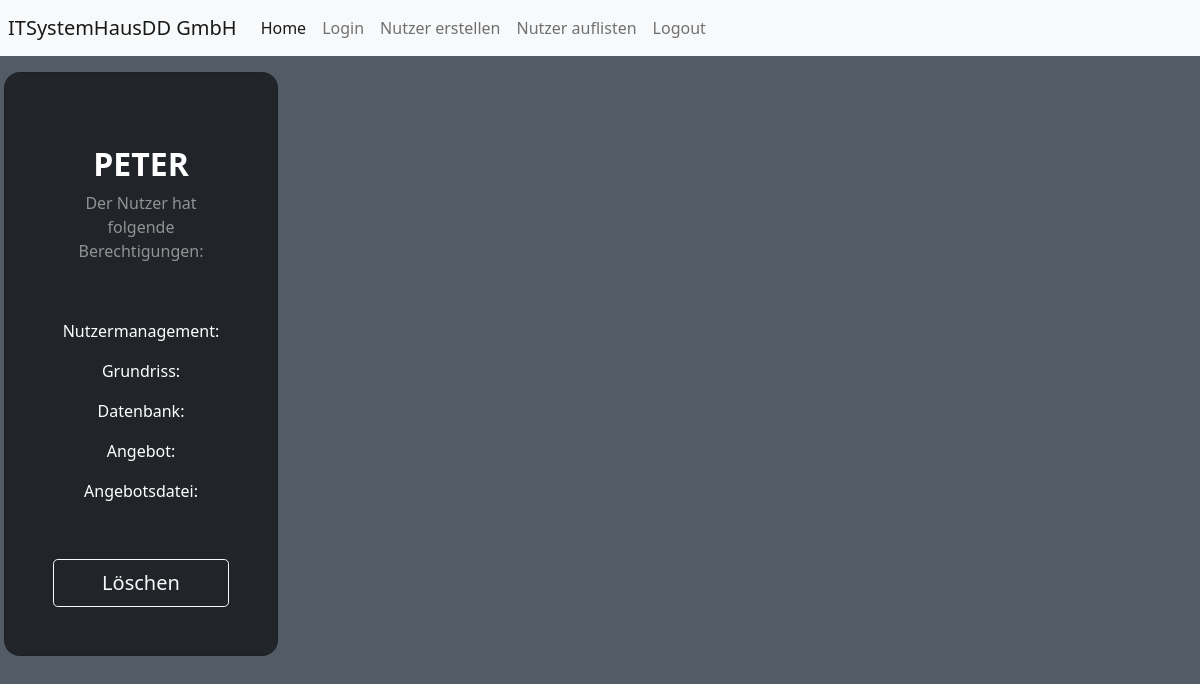
Page /list-employee/ on the earlier database version.
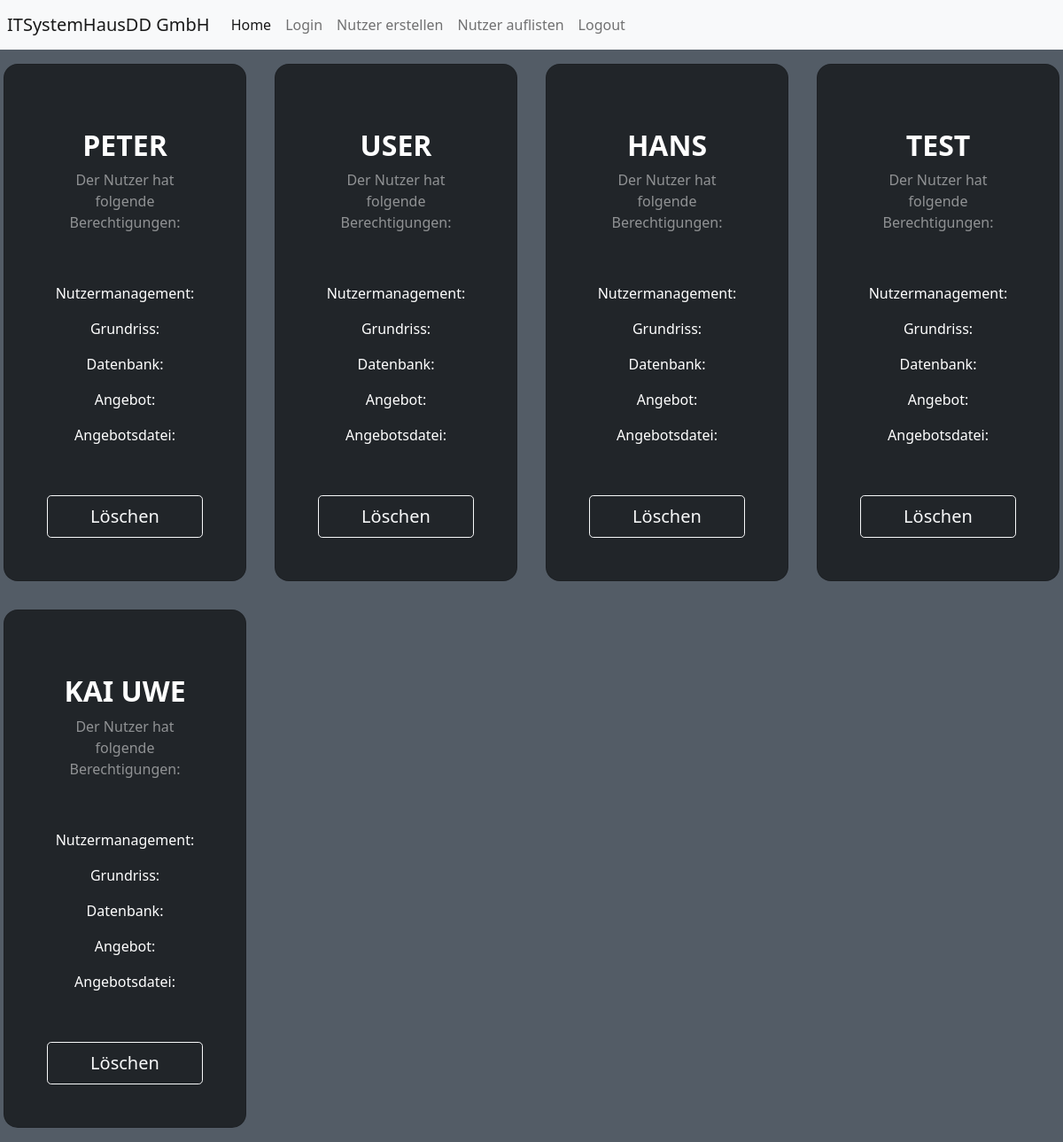
Same page on the later database version.
### usermanagement/models.py (models this page shows)
class Employee(User):
    perm_usermanagement = models.BooleanField(default=False)
    perm_layout = models.BooleanField(default=False)
    perm_database = models.BooleanField(default=False)
    perm_offer = models.BooleanField(default=False)
    perm_offer_file = models.BooleanField(default=False)

### usermanagement/views.py (the view)
# urls.py: path("list-employee/",views.ListEmployee.as_view(),name="list-employee-view"),
class ListEmployee(View):
    def get(self,request:HttpRequest)->HttpResponse:
        all_employee = Employee.objects.all()
        return render(request,"usermanagement/list_employee.html",{"employees":all_employee})

### usermanagement/templates/usermanagement/list_employee.html (shortened to what this page needs)
{% extends "usermanagement/index.html" %}
{% load static %}
{% block css %}
    <link rel="stylesheet" href="{% static 'css/styleList.css' %}">
{% endblock %}
{% load bootstrap_icons %}
{% block content %}
<div class="row">
    {% for item in employees %}
        <div class="col-sm-6 w-25 p-3">
            <div class="card bg-dark text-white" style="border-radius: 1rem;">
                <div class="card-body p-5 text-center">
                    <div class="mb-md-5 mt-md-4">
                        <h2 class="fw-bold mb-2 text-uppercase">{{item.username}}</h2>
                        <p class="text-white-50 mb-5">Der Nutzer hat folgende Berechtigungen:</p>
                        <div class="p-2">
                            {% if item.perm_usermanagement %}
                                Nutzermanagement: {% bs_icon 'shield-check' color='white' size='1.5em' %}
                            {% else %}
                                Nutzermanagement: {% bs_icon 'shield-x' color='white' size='1.5em' %}
                            {% endif %}
                        </div>
                        <div class="p-2">
                            {% if item.perm_layout %}
                                Grundriss: {% bs_icon 'shield-check' color='white' size='1.5em' %}
                            {% else %}
                                Grundriss: {% bs_icon 'shield-x' color='white' size='1.5em' %}
                            {% endif %}
                        </div>
                        <div class="p-2">
                            {% if item.perm_database %}
                                Datenbank: {% bs_icon 'shield-check' color='white' size='1.5em' %}
                            {% else %}
                                Datenbank: {% bs_icon 'shield-x' color='white' size='1.5em' %}
                            {% endif %}
                        </div>
                        <div class="p-2">
                            {% if item.perm_offer %}
                                Angebot: {% bs_icon 'shield-check' color='white' size='1.5em' %}
                            {% else %}
                                Angebot: {% bs_icon 'shield-x' color='white' size='1.5em' %}
                            {% endif %}
                        </div>
                        <div class="p-2">
                            {% if item.perm_offer_file %}
                                Angebotsdatei: {% bs_icon 'shield-check' color='white' size='1.5em' %}
                            {% else %}
                                Angebotsdatei: {% bs_icon 'shield-x' color='white' size='1.5em' %}
                            {% endif %}
                        </div>
                    </div>
                    <button type="button" class="btn btn-outline-light btn-lg px-5" data-bs-toggle="modal" data-bs-target="#deleteModal{{item}}">
                        Löschen
                    </button>
                </div>
            </div>
        </div>
    {% endfor %}
</div>
{% endblock %}

### usermanagement/templates/usermanagement/index.html (shortened to what this page needs)
{% load static %}
<!DOCTYPE html>
<html lang="en">
<head>
    <link href="https://cdn.jsdelivr.net/npm/bootstrap@5.0.2/dist/css/bootstrap.min.css" rel="stylesheet">
    {% block css %}{% endblock %}
</head>
<body>
    <nav class="navbar navbar-expand-lg navbar-light bg-light px-2">
        <a class="navbar-brand" href="#"> ITSystemHausDD GmbH</a>
        <div class="collapse navbar-collapse" id="navbarNavAltMarkup">
          <div class="navbar-nav">
            <a class="nav-item nav-link active" href="{% url 'index-view' %}">Home</a>
            <a class="nav-item nav-link" href="{% url 'login-view' %}">Login</a>
            <a class="nav-item nav-link" href="{% url 'create-user-view' %}">Nutzer erstellen</a>
            <a class="nav-item nav-link" href="{% url 'list-employee-view' %}">Nutzer auflisten</a>
            <a class="nav-item nav-link" href="{%url 'logout-view'%}">Logout</a>
          </div>
        </div>
    </nav>
    {% block content %}
    {% endblock %}
</body>
</html>

### usermanagement/static/css/styleList.css (style rules this page uses)
html, body { background-color: #535c66; max-width: 100%; overflow-x: hidden; }

Differences in the rows shown:
added Employee: username "USER", shows "Nutzermanagement:", shows "Grundriss:", shows "Datenbank:", shows "Angebot:", shows "Angebotsdatei:"
added Employee: username "HANS", shows "Nutzermanagement:", shows "Grundriss:", shows "Datenbank:", shows "Angebot:", shows "Angebotsdatei:"
added Employee: username "TEST", shows "Nutzermanagement:", shows "Grundriss:", shows "Datenbank:", shows "Angebot:", shows "Angebotsdatei:"
added Employee: username "KAI UWE", shows "Nutzermanagement:", shows "Grundriss:", shows "Datenbank:", shows "Angebot:", shows "Angebotsdatei:"
